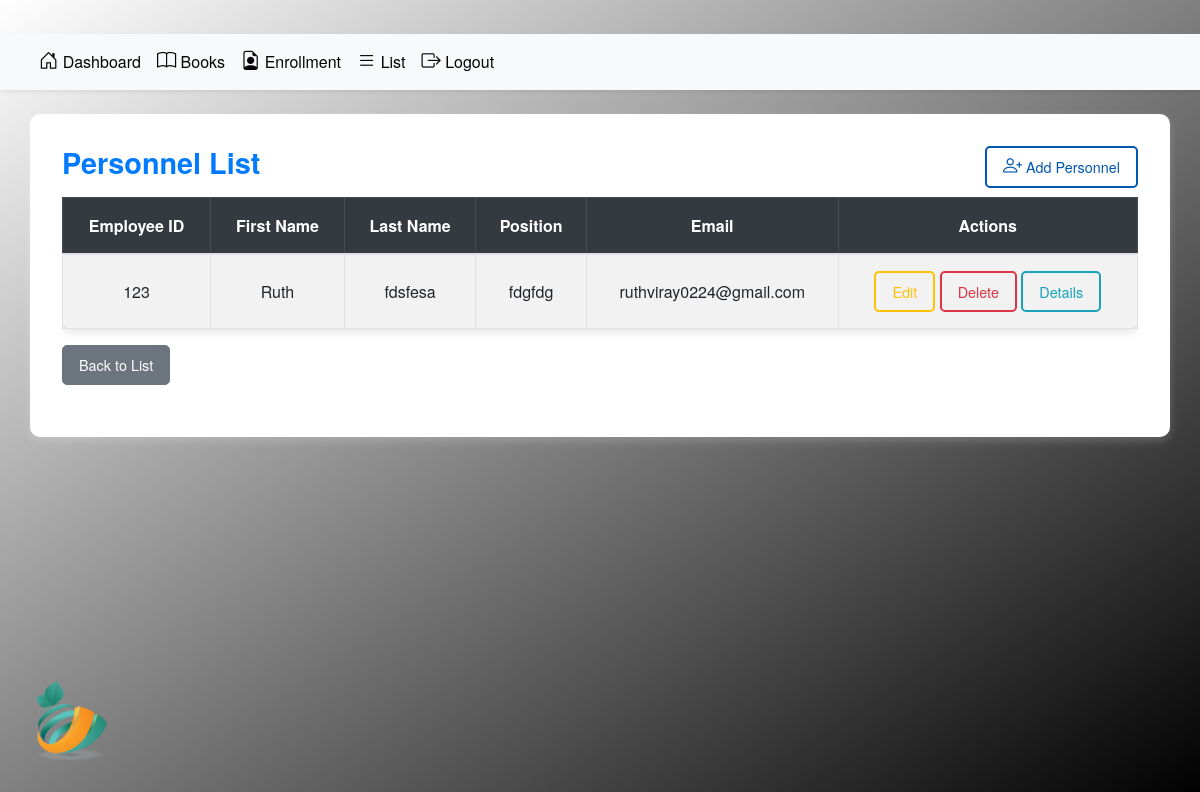
Screenshot of /personnel/ with the database file from the repository.
### app/models.py (models this page shows, shortened)
class Personnel(models.Model):
    first_name = models.CharField(max_length=100)
    last_name = models.CharField(max_length=100)
    email = models.EmailField()
    position = models.CharField(max_length=100)
    employee_id = models.CharField(max_length=100)
    gender = models.CharField(max_length=50)
    age = models.IntegerField()
    address = models.TextField()

### app/views.py (the view)
# urls.py: path('personnel/', views.PersonnelListView.as_view(), name='personnel'),
class PersonnelListView(ListView):
    model = Personnel
    template_name = 'app/personnel_list.html'
    context_object_name = 'personnel'

### app/templates/app/personnel_list.html (shortened to what this page needs)
{% load static %}
{% block content %}
<head>
    <link href="https://cdn.jsdelivr.net/npm/bootstrap-icons/font/bootstrap-icons.css" rel="stylesheet">
    <link href="https://stackpath.bootstrapcdn.com/bootstrap/4.5.2/css/bootstrap.min.css" rel="stylesheet">
    <link href="{% static 'css/base.css' %}" rel="stylesheet">
</head>
<div class="text-center my-4">
    <img class="mylogo img-fluid" src="{% static 'images/logo.png' %}" alt="Logo">
</div>
{% include 'app/adminbar.html' %}
<div class="container mb-4">
    <h3 class="section-title text-primary mb-3">
        Personnel List
        <a href="{% url 'personnel_create' %}" class="btn btn-outline-primary btn-sm float-right">
            <i class="bi bi-person-plus"></i> Add Personnel
        </a>
    </h3>
    <div class="table-responsive">
        <table class="table table-striped table-bordered">
            <thead class="table-dark">
                <tr>
                    <th>Employee ID</th>
                    <th>First Name</th>
                    <th>Last Name</th>
                    <th>Position</th>
                    <th>Email</th>
                    <th>Actions</th>
                </tr>
            </thead>
            <tbody>
                {% for person in personnel %}
                <tr>
                    <td>{{ person.employee_id }}</td>
                    <td>{{ person.first_name }}</td>
                    <td>{{ person.last_name }}</td>
                    <td>{{ person.position }}</td>
                    <td>{{ person.email }}</td>
                    <td>
                        <a href="{% url 'personnel_update' person.id %}" class="btn btn-outline-warning btn-sm">Edit</a>
                        <a href="{% url 'personnel_delete' person.id %}" class="btn btn-outline-danger btn-sm">Delete</a>
                        <a href="{% url 'personnel_detail' person.id %}" class="btn btn-outline-info btn-sm">Details</a>
                    </td>
                </tr>
                {% endfor %}
            </tbody>
        </table>
        <a href="{% url 'list' %}" class="btn btn-secondary btn-sm">Back to List</a>
    </div>
</div>
{% endblock content %}

### static/css/base.css (style rules this page uses)
.section-title { color: #ffffff; font-weight: bold; font-size: 1.5rem; margin-bottom: 15px; }
.container { background-color: rgb(255, 255, 255); border-radius: 10px; box-shadow: 0 4px 10px rgba(255, 255, 255, 0.2); padding: 20px; margin-top: 20px; }
.mylogo { width: 100px; height: auto; position: fixed; bottom: 20px; left: 20px; z-index: 999; }
.btn-outline-primary { font-size: 1rem; font-weight: 500; }
.bi { font-size: 1.2rem; }
.btn-outline-primary { font-weight: 500; }
.btn { border-radius: 8px; }
.section-title { font-weight: 600; font-size: 1.5rem; color: navy; }
.table { font-size: 1rem; border-radius: 10px; box-shadow: 0px 4px 10px rgba(0, 0, 0, 0.1); }
.table-dark { background-color: #343a40; color: white; }
.table th, .table td { padding: 15px; text-align: center; }
.btn { border-radius: 8px; font-weight: 500; }
.btn-outline-primary { border-color: navy; color: navy; }

### app/templates/app/personnel_list.html (style rules this page uses)
.mylogo { max-width: 150px; margin-bottom: 1rem; }
.section-title { font-size: 1.8rem; color: #2a3d66; font-weight: bold; margin-bottom: 1.5rem; }
.table th, .table td { text-align: center; vertical-align: middle; padding: 1rem; }
.btn-sm { padding: 8px 16px; font-size: 0.9rem; border-radius: 5px; transition: all 0.3s ease; }
.btn-outline-primary { border: 2px solid #0056b3; color: #0056b3; }
.btn-outline-warning { border: 2px solid #ffc107; color: #ffc107; }
.btn-outline-danger { border: 2px solid #dc3545; color: #dc3545; }
.btn-outline-info { border: 2px solid #17a2b8; color: #17a2b8; }
.container { padding: 2rem; }
.table-responsive { margin-bottom: 20px; }

### rows the page displays
Personnel: employee_id "123", first_name "Ruth", last_name "fdsfesa", position "fdgfdg", email "ruthviray0224@gmail.com"
